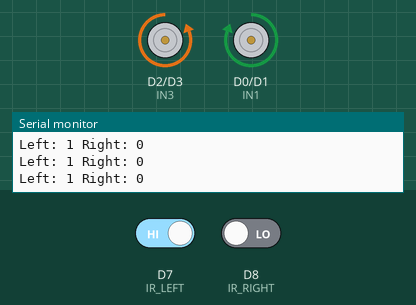
Recording of a sketch running on a simulated ESP8266 (NodeMCU). Parts: motor-driver pin pairs drawn as motors (green arrow = first pin HIGH = forward, orange = second pin HIGH = backward, longer = more drive), the last lines printed to the serial monitor. The test bench sets the inputs (shaded band); at power-on: D7 (IR_LEFT) HIGH, D8 (IR_RIGHT) LOW.

Above: at 1.2 s.
1.3 s: D7 (IR_LEFT) driven LOW
At 2.5 s:
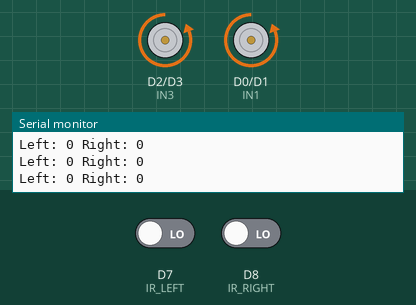
2.8 s: D8 (IR_RIGHT) driven HIGH
At 3.8 s:
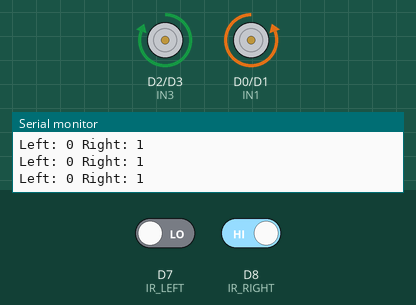
4.3 s: D7 (IR_LEFT) driven HIGH
At 5.1 s:
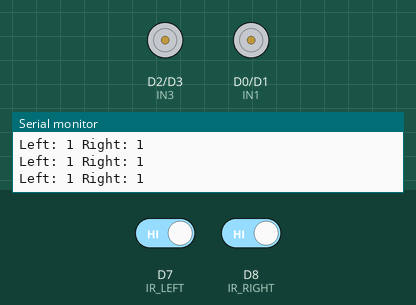
5.8 s: D8 (IR_RIGHT) driven LOW
At 6.5 s:
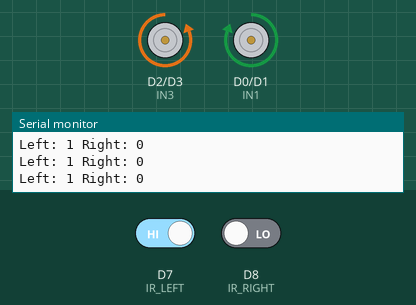
Timing chart, 0 to 8.3 s (numbered marks = the images above; inputs shaded):
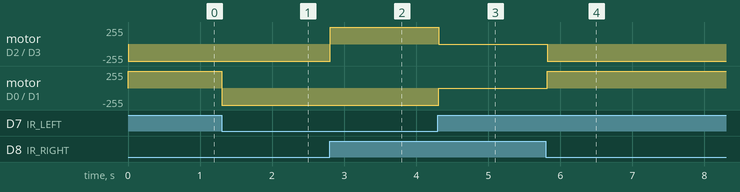

Measured:
- after the input at 1.3 s, motor on D0 (IN1) / D1 (IN2): forward 255/255 → backward 255/255 at once
- after the input at 2.8 s, motor on D2 (IN3) / D3 (IN4): backward 255/255 → forward 255/255 at once
- after the input at 4.3 s, motor on D2 (IN3) / D3 (IN4): forward 255/255 → stopped at once; motor on D0 (IN1) / D1 (IN2): backward 255/255 → stopped at once
- after the input at 5.8 s, motor on D2 (IN3) / D3 (IN4): stopped → backward 255/255 at once; motor on D0 (IN1) / D1 (IN2): stopped → forward 255/255 at once

The sketch:

linefollowercar.ino
```cpp
#define IN1 D0
#define IN2 D1
#define IN3 D2
#define IN4 D3

#define IR_LEFT D7
#define IR_RIGHT D8

void setup() {

  Serial.begin(9600);

  pinMode(IN1, OUTPUT);
  pinMode(IN2, OUTPUT);
  pinMode(IN3, OUTPUT);
  pinMode(IN4, OUTPUT);

  pinMode(IR_LEFT, INPUT);
  pinMode(IR_RIGHT, INPUT);
}

void loop() {

  int leftSensor = digitalRead(IR_LEFT);
  int rightSensor = digitalRead(IR_RIGHT);

  Serial.print("Left: ");
  Serial.print(leftSensor);
  Serial.print(" Right: ");
  Serial.println(rightSensor);

  if(leftSensor == LOW && rightSensor == LOW)
  {
    carforward();
  }

  else if(leftSensor == LOW && rightSensor == HIGH)
  {
    carturnleft();
  }

  else if(leftSensor == HIGH && rightSensor == LOW)
  {
    carturnright();
  }

  else
  {
    carStop();
  }

  delay(50);
}

void carforward() {

  digitalWrite(IN1, LOW);
  digitalWrite(IN2, HIGH);
  digitalWrite(IN3, LOW);
  digitalWrite(IN4, HIGH);

}

void carturnleft() {

  digitalWrite(IN1, LOW);
  digitalWrite(IN2, HIGH);
  digitalWrite(IN3, HIGH);
  digitalWrite(IN4, LOW);

}

void carturnright() {

  digitalWrite(IN1, HIGH);
  digitalWrite(IN2, LOW);
  digitalWrite(IN3, LOW);
  digitalWrite(IN4, HIGH);

}

void carStop() {

  digitalWrite(IN1, LOW);
  digitalWrite(IN2, LOW);
  digitalWrite(IN3, LOW);
  digitalWrite(IN4, LOW);

}
```
